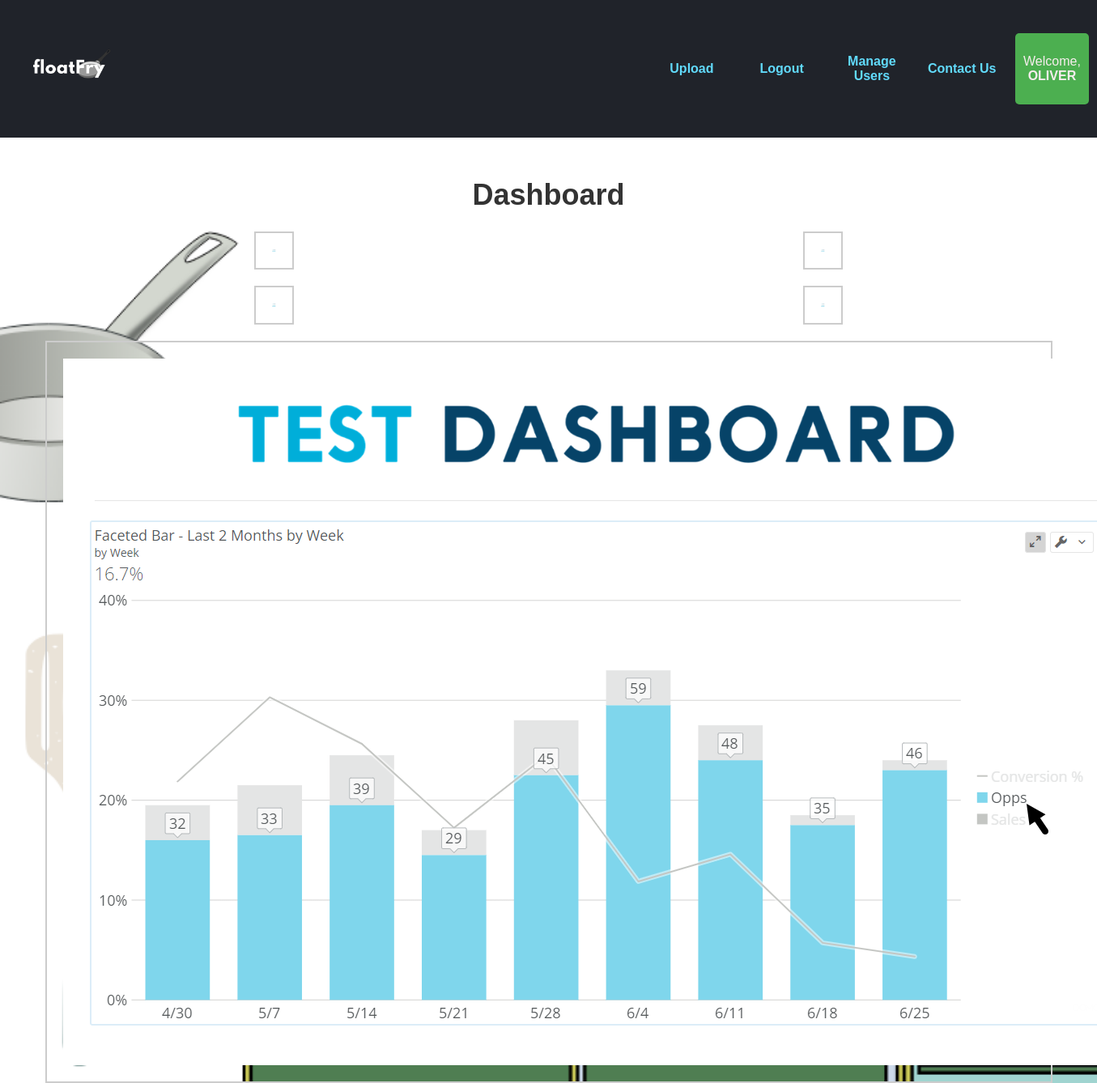
The page /home (signed in) on the database as committed earlier.
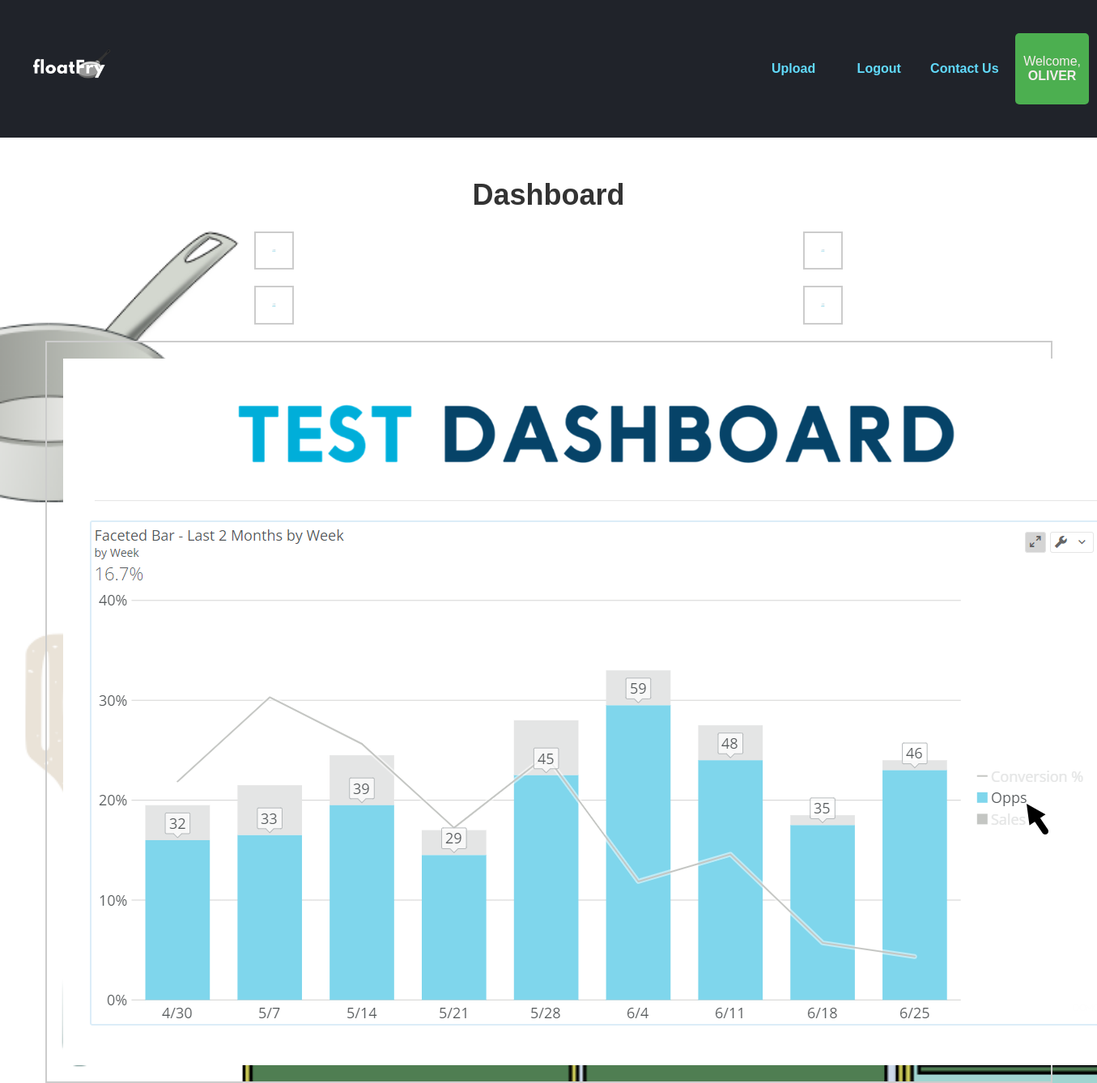
The same page on the database as committed later.
### tables this page shows
CREATE TABLE Accounts (
    AccountsID INTEGER PRIMARY KEY AUTOINCREMENT,
    Username VARCHAR(255),
    Admin BOOLEAN,
    RoleID INTEGER,
    Role VARCHAR(255),
    EmployeeID INTEGER, Password VARCHAR(100),
    FOREIGN KEY (RoleID) REFERENCES Roles(RoleID),
    FOREIGN KEY (EmployeeID) REFERENCES Employees(EmployeeID)
);

### Test.py (the view)
@app.route('/home')
def home():
    user = get_current_user()
    if 'logged_in' in session and session['logged_in']:
        return render_template('home.html', user = user)
    else:
        return redirect(url_for('login'))

### Test.py (called while the page is built)
def get_current_user():
    user = None
    if "user" in session:
        user = session['user']
        print(user)
        db = get_db()
        user_cursor = db.execute("select * from Accounts where Username = ?", [user])
        user = user_cursor. fetchone()
    return user

### users_database.py (called while the page is built)
def connect_database():
    sql =  sqlite3.connect("/Users/muhammadusman/Downloads/django/JustInTime/Floatfry.db")
    sql.row_factory = sqlite3.Row
    return sql

def get_db():
    if not hasattr(g, 'FloatFry_db'):
        g.FloatFry_db = connect_database()
    return g.FloatFry_db

### templates/home.html (shortened to what this page needs)
{%from 'links.html' import links %}
<!DOCTYPE html>
<html lang="en">
<head>
    <link rel="stylesheet" href="{{ url_for('static', filename='styles.css') }}">
    <link href="file:///Macintosh HD/Users/muhammadusman/Downloads/django/JustInTime/static/styles.css" rel="stylesheet" type="text/css">
</head>
<body style="max-width: none">
    <header>
        <div class="logo">
            <img src="{{ url_for('static', filename='float_fry_logo.png') }}" alt="Float Fry Logo">
        </div>
        <nav>
            {{ links(user) }}
        </nav>
    </header>
    <h1>Dashboard</h1>
    <div class="container-row">
        <div class="container">
            <img src="{{ url_for('static', filename='white-bg.png') }}"alt="graph demo" style="width: 100%;">
        </div>
        <div class="container">
            <img src="{{ url_for('static', filename='white-bg.png') }}"alt="graph demo" style="width: 100%;">
        </div>
    </div>
    <div class="container-row">
        <div class="container">
            <img src="{{ url_for('static', filename='white-bg.png') }}"alt="graph demo" style="width: 100%;">
        </div>
        <div class="container">
            <img src="{{ url_for('static', filename='white-bg.png') }}"alt="graph demo" style="width: 100%;">
        </div>
    </div>
    <div class="order-container">
        <img src="white-bg.png" alt="graph demo">
    </div>
</body>
</html>

### templates/links.html (shortened to what this page needs)
{% macro links(user)%}
    <ul>
        {% if user %}
        <li><a href="{{ url_for('upload_file') }}">Upload</a></li>
        <li><a href="{{ url_for('logout') }}">Logout</a></li>
        {% endif %}
        {% if user and user[ 'admin'] == 1 %}
        <li><a href="{{ url_for('promote') }}">Manage Users</a></li>
        {% endif %}
        <li><a href="#contact">Contact Us</a></li>
        <li>
            {% if user %}
                <div class="user-info">
                    <p>Welcome, <span>{{ user['username'] }}</span></p>
                </div>
            {% endif %}
        </li>
    </ul>
{%endmacro%}

### static/styles.css (style rules this page uses)
body { font-family: Arial, sans-serif; background-color: #f0f0f0; margin: 0; padding: 0; background: url('splash.png'); background-size: cover; opacity: 1; }
header { background-color: #20232a; color: #61dafb; padding: 10px; display: flex; justify-content: space-between; align-items: center; }
.logo img { width: 150px; }
nav ul { list-style-type: none; display: flex; gap: 20px; margin: 0; padding: 0; align-items: center; justify-content: space-between; }
nav ul li { flex: 1; text-align: center; }
nav ul li a { text-decoration: none; color: #61dafb; font-weight: bold; transition: color 0.2s; display: block; padding: 10px 0; }
.user-info { background-color: #f9f1f1; color: rgb(0, 0, 0); padding: 5px 10px; border-radius: 5px; }
h1 { text-align: center; margin-top: 50px; font-size: 36px; color: #333; }
.user-info { background-color: #4CAF50; color: white; padding: 10px; border-radius: 5px; }
.user-info span { font-weight: bold; }
p { font-size: 16px; color: rgb(247, 237, 237); }

### templates/home.html (style rules this page uses)
.container-row { display: flex; justify-content: space-between; }
.container { width: 5px; max-width: 8000%; margin-top: 0; padding: 20px; border: 2px solid #ccc; opacity: 1; opacity: 1; margin-left: auto; margin-right: auto; margin-bottom: 20px; }
.order-container { width: 100%; max-width: 1200px; margin: 0 auto; padding: 20px; border: 2px solid #ccc; opacity: 1; }
img { max-width: 8000%; height: auto; display: block; margin: 0 auto; }

Rows that differ between the two databases and show on the page:
changed Accounts "OLIVER": Admin True → False (drawn)
Other text that changed with them:
text no longer shown: "Manage Users"
